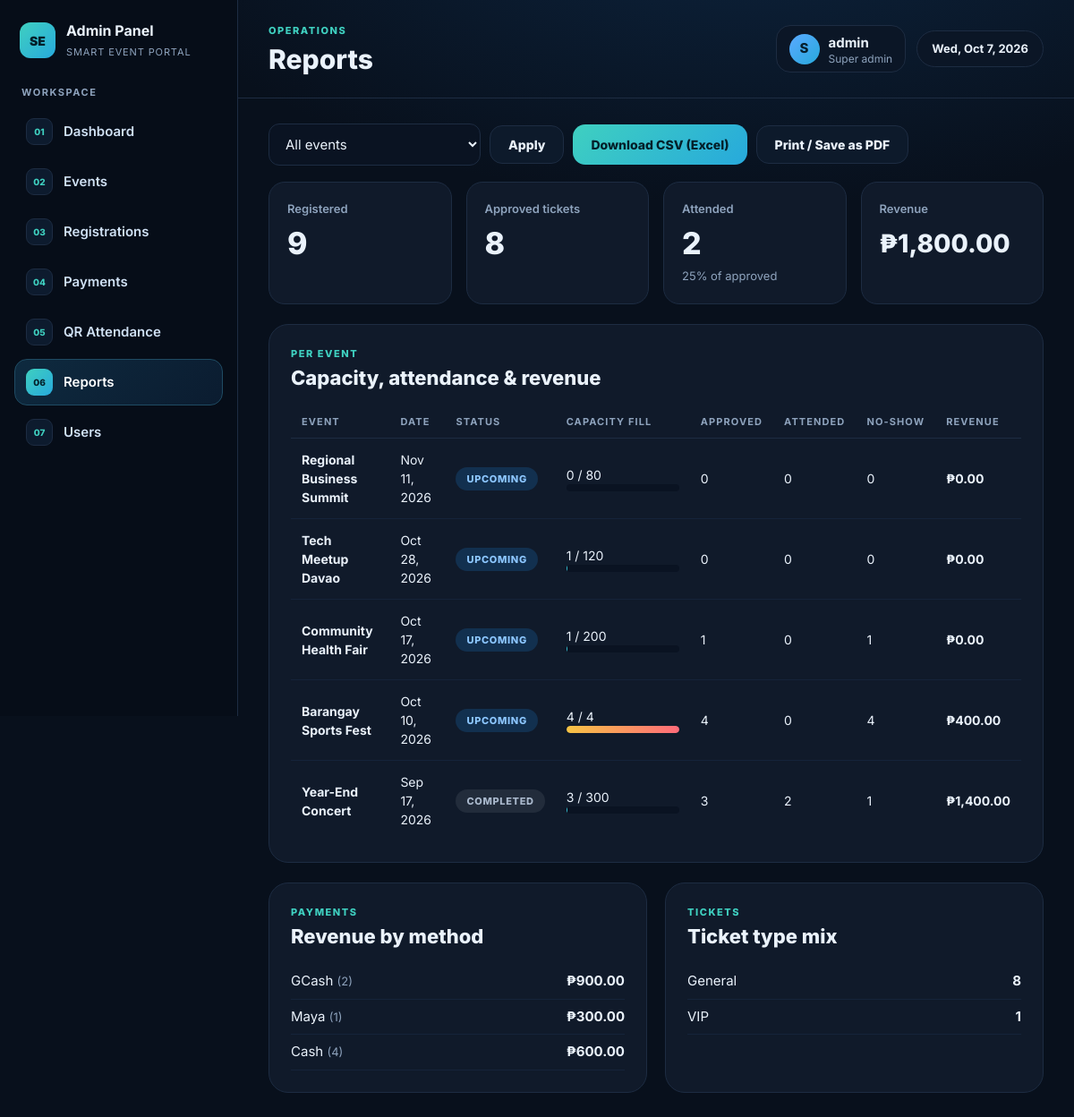
Screenshot of /admin/reports.php (signed in) with the database file from the repository.
### tables this page shows
CREATE TABLE events (
  event_id    INT AUTO_INCREMENT PRIMARY KEY,
  event_name  VARCHAR(150) NOT NULL,
  description TEXT,
  event_date  DATE NOT NULL,
  event_time  TIME NOT NULL,
  location    VARCHAR(200) NOT NULL,
  capacity    INT NOT NULL DEFAULT 100,
  price       DECIMAL(10,2) NOT NULL DEFAULT 0,
  vip_price   DECIMAL(10,2) NOT NULL DEFAULT 0,
  status      ENUM('Upcoming','Ongoing','Completed','Cancelled') NOT NULL DEFAULT 'Upcoming',
  created_by  INT NULL,
  created_at  TIMESTAMP DEFAULT CURRENT_TIMESTAMP,
  FOREIGN KEY (created_by) REFERENCES users(id) ON DELETE SET NULL
);

### admin/reports.php (the view, shortened to what this page needs)
<?php
require_once __DIR__ . '/../includes/layout.php';
$eid = (int)($_GET['event_id'] ?? 0);
$where = $eid ? "WHERE e.event_id = " . $eid : "";
$rows = db()->query("SELECT e.event_id, e.event_name, e.event_date, e.capacity, e.status,
    SUM(r.registration_status IN ('Pending','Approved')) AS registered,
    SUM(r.registration_status='Approved') AS approved,
    SUM(r.attendance_status='Attended') AS attended,
    COALESCE((SELECT SUM(p.amount) FROM payments p JOIN registrations r2 ON r2.registration_id=p.registration_id WHERE r2.event_id=e.event_id AND p.status='Verified'),0) AS revenue
  FROM events e LEFT JOIN registrations r ON r.event_id=e.event_id $where GROUP BY e.event_id ORDER BY e.event_date DESC")->fetchAll();
$events = db()->query("SELECT event_id, event_name FROM events ORDER BY event_date DESC")->fetchAll();
$T = ['registered'=>0,'approved'=>0,'attended'=>0,'revenue'=>0];
foreach ($rows as $r) foreach ($T as $k => $_) $T[$k] += $r[$k];
$methods = db()->query("SELECT method, COUNT(*) c, SUM(amount) a FROM payments WHERE status='Verified' GROUP BY method")->fetchAll();
$types = db()->query("SELECT ticket_type, COUNT(*) c FROM registrations WHERE registration_status IN ('Pending','Approved') GROUP BY ticket_type")->fetchAll();
?>
<form class="toolbar no-print" method="get">
  <select name="event_id"><option value="0">All events</option><?php foreach ($events as $e): ?><option value="<?= $e['event_id'] ?>" <?= $eid==$e['event_id']?'selected':'' ?>><?= h($e['event_name']) ?></option><?php endforeach; ?></select>
  <button class="btn">Apply</button>
  <a class="btn btn-primary" href="?export=1&event_id=<?= $eid ?>">Download CSV (Excel)</a>
  <button class="btn" type="button" onclick="window.print()">Print / Save as PDF</button>
</form>
<div class="stats">
  <div class="stat"><div class="lbl">Registered</div><div class="val"><?= (int)$T['registered'] ?></div></div>
  <div class="stat"><div class="lbl">Approved tickets</div><div class="val"><?= (int)$T['approved'] ?></div></div>
  <div class="stat"><div class="lbl">Attended</div><div class="val"><?= (int)$T['attended'] ?></div><span class="muted small"><?= $T['approved'] ? round($T['attended'] / $T['approved'] * 100) : 0 ?>% of approved</span></div>
  <div class="stat"><div class="lbl">Revenue</div><div class="val" style="font-size:28px;padding:5px 0"><?= money($T['revenue']) ?></div></div>
</div>
<div class="card"><div class="card-head"><div><div class="eyebrow">Per event</div><h2>Capacity, attendance &amp; revenue</h2></div></div>
  <div class="tablewrap"><table><thead><tr><th>Event</th><th>Date</th><th>Status</th><th>Capacity fill</th><th>Approved</th><th>Attended</th><th>No-show</th><th>Revenue</th></tr></thead><tbody>
  <?php foreach ($rows as $r): ?>
    <tr><td><b><?= h($r['event_name']) ?></b></td><td><?= fdate($r['event_date']) ?></td><td><?= badge($r['status']) ?></td>
      <td style="min-width:150px"><?= (int)$r['registered'] ?> / <?= (int)$r['capacity'] ?><?= bar((int)$r['registered'], (int)$r['capacity']) ?></td>
      <td><?= (int)$r['approved'] ?></td><td><?= (int)$r['attended'] ?></td><td><?= max(0, $r['approved'] - $r['attended']) ?></td><td><b><?= money($r['revenue']) ?></b></td></tr>
  <?php endforeach; if (!$rows): ?><tr><td colspan="8" class="muted">No data.</td></tr><?php endif; ?></tbody></table></div></div>
<div class="grid-2" style="grid-template-columns:1fr 1fr">
  <div class="card"><div class="card-head"><div><div class="eyebrow">Payments</div><h2>Revenue by method</h2></div></div>
    <?php foreach ($methods as $m): ?><div style="display:flex;justify-content:space-between;padding:8px 0;border-bottom:1px solid #15233a"><span><?= h($m['method']) ?> <span class="muted small">(<?= $m['c'] ?>)</span></span><b><?= money($m['a']) ?></b></div><?php endforeach; if (!$methods) echo '<p class="muted">No verified payments yet.</p>'; ?></div>
  <div class="card"><div class="card-head"><div><div class="eyebrow">Tickets</div><h2>Ticket type mix</h2></div></div>
    <?php foreach ($types as $t): ?><div style="display:flex;justify-content:space-between;padding:8px 0;border-bottom:1px solid #15233a"><span><?= h($t['ticket_type']) ?></span><b><?= (int)$t['c'] ?></b></div><?php endforeach; if (!$types) echo '<p class="muted">No tickets yet.</p>'; ?></div>
</div>

### config.php (shortened to what this page needs)
<?php
function db(): PDO {
    static $pdo = null;
    if ($pdo === null) {
        $pdo = new PDO(
            'mysql:host=' . DB_HOST . ';dbname=' . DB_NAME . ';charset=utf8mb4',
            DB_USER, DB_PASS,
            [
                PDO::ATTR_ERRMODE => PDO::ERRMODE_EXCEPTION,
                PDO::ATTR_DEFAULT_FETCH_MODE => PDO::FETCH_ASSOC,
                PDO::ATTR_EMULATE_PREPARES => false,
            ]
        );
    }
    return $pdo;
}
function h($v): string { return htmlspecialchars((string)$v, ENT_QUOTES, 'UTF-8'); }
function money($n): string { return '₱' . number_format((float)$n, 2); }
function fdate($d): string { return $d ? date('M j, Y', strtotime($d)) : '-'; }
function badge(string $text): string {
    $map = [
        'Approved'=>'b-green','Paid'=>'b-green','Free'=>'b-green','Verified'=>'b-green','Attended'=>'b-green','Upcoming'=>'b-blue','Ongoing'=>'b-green',
        'Pending'=>'b-amber','Unpaid'=>'b-amber','Not Attended'=>'b-gray','Completed'=>'b-gray',
        'Rejected'=>'b-red','Cancelled'=>'b-red','Refunded'=>'b-red',
    ];
    return '<span class="badge ' . ($map[$text] ?? '') . '">' . h($text) . '</span>';
}
function bar(int $taken, int $cap): string {
    $pct = $cap > 0 ? min(100, round($taken / $cap * 100)) : 0;
    return '<div class="bar"><i class="' . ($pct >= 100 ? 'full' : '') . '" style="width:' . $pct . '%"></i></div>';
}

### assets/style.css (style rules this page uses)
:root { --bg:#08101c; --side:#060d18; --card:#101a2a; --line:#1d2c42; --text:#eaf2fb; --muted:#8ea3bd; --teal:#3fd0c0; --cyan:#27a9dc; --blue:#5aa9ff; --amber:#f6c344; --red:#ff6b7a; --green:#4fd69c; --r:18px; }
* { box-sizing:border-box }
html,body { margin:0 }
body { background:radial-gradient(1200px 600px at 70% -10%,#0d2540 0,transparent 60%),var(--bg);color:var(--text); font-family:Inter,"Segoe UI",system-ui,sans-serif;font-size:15px;line-height:1.5;min-height:100vh }
a { color:var(--teal);text-decoration:none }
h1,h2,h3 { margin:0;line-height:1.15 }
h2 { font-size:22px;font-weight:800 }
.eyebrow { font-size:11px;letter-spacing:.14em;text-transform:uppercase;font-weight:800;color:var(--teal);margin-bottom:6px }
.muted { color:var(--muted) }
.small { font-size:13px }
.btn { display:inline-flex;align-items:center;justify-content:center;gap:8px;border-radius:14px;padding:12px 20px;font-weight:800;font-size:14px;border:1px solid var(--line);background:#0d1a2b;color:var(--text);cursor:pointer;font-family:inherit }
.btn-primary { background:linear-gradient(135deg,var(--teal),var(--cyan));color:#04202a;border:0 }
.stats { display:grid;grid-template-columns:repeat(4,1fr);gap:16px;margin-bottom:22px }
.stat { background:var(--card);border:1px solid var(--line);border-radius:var(--r);padding:20px }
.stat .lbl { color:var(--muted);font-size:13px;font-weight:600 }
.stat .val { font-size:34px;font-weight:800;margin-top:2px }
.card { background:var(--card);border:1px solid var(--line);border-radius:22px;padding:24px;margin-bottom:22px }
.card-head { display:flex;justify-content:space-between;align-items:flex-start;gap:12px;margin-bottom:18px;flex-wrap:wrap }
.grid-2 { display:grid;grid-template-columns:1.6fr 1fr;gap:20px }
.toolbar { display:flex;gap:10px;flex-wrap:wrap;margin-bottom:18px;align-items:center }
input,select,textarea { width:100%;background:#0a1322;border:1px solid var(--line);border-radius:12px;color:var(--text);padding:12px 14px;font:inherit }
.toolbar input,.toolbar select { width:auto;min-width:170px }
.tablewrap { overflow-x:auto }
table { width:100%;border-collapse:collapse;font-size:14px }
th { text-align:left;font-size:11px;letter-spacing:.1em;text-transform:uppercase;color:var(--muted);padding:10px 12px;border-bottom:1px solid var(--line);white-space:nowrap }
td { padding:13px 12px;border-bottom:1px solid #15233a;vertical-align:middle }
tr:last-child td { border-bottom:0 }
.badge { display:inline-block;padding:5px 12px;border-radius:999px;font-size:11px;font-weight:800;letter-spacing:.06em;text-transform:uppercase;background:#26303f;color:#c9d6e6;white-space:nowrap }
.b-blue { background:#12304f;color:#8cc6ff }
.b-gray { background:#222c3b;color:#a9b8cc }
.bar { height:8px;border-radius:99px;background:#0a1322;overflow:hidden;min-width:90px }
.bar i { display:block;height:100%;background:linear-gradient(90deg,var(--teal),var(--cyan));border-radius:99px }
.bar i.full { background:linear-gradient(90deg,var(--amber),var(--red)) }

### rows the page displays
events: event_name "Regional Business Summit", event_date "Nov 11, 2026", status "UPCOMING", registered "0", capacity "80", approved "0", attended "0", max(0, $r['approved'] - $r['attended']) "0", revenue "₱0.00"
events: event_name "Tech Meetup Davao", event_date "Oct 28, 2026", status "UPCOMING", registered "1", capacity "120", approved "0", attended "0", max(0, $r['approved'] - $r['attended']) "0", revenue "₱0.00"
events: event_name "Community Health Fair", event_date "Oct 17, 2026", status "UPCOMING", registered "1", capacity "200", approved "1", attended "0", max(0, $r['approved'] - $r['attended']) "1", revenue "₱0.00"
events: event_name "Barangay Sports Fest", event_date "Oct 10, 2026", status "UPCOMING", registered "4", capacity "4", approved "4", attended "0", max(0, $r['approved'] - $r['attended']) "4", revenue "₱400.00"
events: event_name "Year-End Concert", event_date "Sep 17, 2026", status "COMPLETED", registered "3", capacity "300", approved "3", attended "2", max(0, $r['approved'] - $r['attended']) "1", revenue "₱1,400.00"

### other values shown
$label "Dashboard"
$label "Events"
$label "Registrations"
$label "Payments"
$label "QR Attendance"
$label "Reports"
$label "Users"
$title "Reports"
$ini "S"
$u['username'] "admin"
$T['registered'] "9"
$T['approved'] "8"
$T['attended'] "2"
$T['attended'] / $T['approved'] * 100 "25"
money($T['revenue']) "₱1,800.00"
